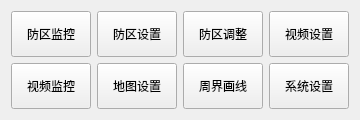
       <widget class="QWidget" name="widgetBtn" native="true">
        <property name="minimumSize">
         <size>
          <width>0</width>
          <height>120</height>
         </size>
        </property>
        <property name="maximumSize">
         <size>
          <width>16777215</width>
          <height>120</height>
         </size>
        </property>
        <property name="styleSheet">
         <string notr="true">font: 12pt &quot;微软雅黑&quot;;</string>
        </property>
        <layout class="QGridLayout" name="gridLayout_2">
         <item row="0" column="3">
          <widget class="QPushButton" name="btn4">
           <property name="sizePolicy">
            <sizepolicy hsizetype="Minimum" vsizetype="Expanding">
             <horstretch>0</horstretch>
             <verstretch>0</verstretch>
            </sizepolicy>
           </property>
           <property name="text">
            <string>视频设置</string>
           </property>
          </widget>
         </item>
         <item row="1" column="1">
          <widget class="QPushButton" name="btn6">
           <property name="sizePolicy">
            <sizepolicy hsizetype="Minimum" vsizetype="Expanding">
             <horstretch>0</horstretch>
             <verstretch>0</verstretch>
            </sizepolicy>
           </property>
           <property name="text">
            <string>地图设置</string>
           </property>
          </widget>
         </item>
         <item row="1" column="3">
          <widget class="QPushButton" name="btn8">
           <property name="sizePolicy">
            <sizepolicy hsizetype="Minimum" vsizetype="Expanding">
             <horstretch>0</horstretch>
             <verstretch>0</verstretch>
            </sizepolicy>
           </property>
           <property name="text">
            <string>系统设置</string>
           </property>
          </widget>
         </item>
         <item row="0" column="2">
          <widget class="QPushButton" name="btn3">
           <property name="sizePolicy">
            <sizepolicy hsizetype="Minimum" vsizetype="Expanding">
             <horstretch>0</horstretch>
             <verstretch>0</verstretch>
            </sizepolicy>
           </property>
           <property name="text">
            <string>防区调整</string>
           </property>
          </widget>
         </item>
         <item row="0" column="0">
          <widget class="QPushButton" name="btn1">
           <property name="sizePolicy">
            <sizepolicy hsizetype="Minimum" vsizetype="Expanding">
             <horstretch>0</horstretch>
             <verstretch>0</verstretch>
            </sizepolicy>
           </property>
           <property name="text">
            <string>防区监控</string>
           </property>
          </widget>
         </item>
         <item row="1" column="0">
          <widget class="QPushButton" name="btn5">
           <property name="sizePolicy">
            <sizepolicy hsizetype="Minimum" vsizetype="Expanding">
             <horstretch>0</horstretch>
             <verstretch>0</verstretch>
            </sizepolicy>
           </property>
           <property name="text">
            <string>视频监控</string>
           </property>
          </widget>
         </item>
         <item row="1" column="2">
          <widget class="QPushButton" name="btn7">
           <property name="sizePolicy">
            <sizepolicy hsizetype="Minimum" vsizetype="Expanding">
             <horstretch>0</horstretch>
             <verstretch>0</verstretch>
            </sizepolicy>
           </property>
           <property name="text">
            <string>周界画线</string>
           </property>
          </widget>
         </item>
         <item row="0" column="1">
          <widget class="QPushButton" name="btn2">
           <property name="sizePolicy">
            <sizepolicy hsizetype="Minimum" vsizetype="Expanding">
             <horstretch>0</horstretch>
             <verstretch>0</verstretch>
            </sizepolicy>
           </property>
           <property name="text">
            <string>防区设置</string>
           </property>
          </widget>
         </item>
        </layout>
       </widget>
